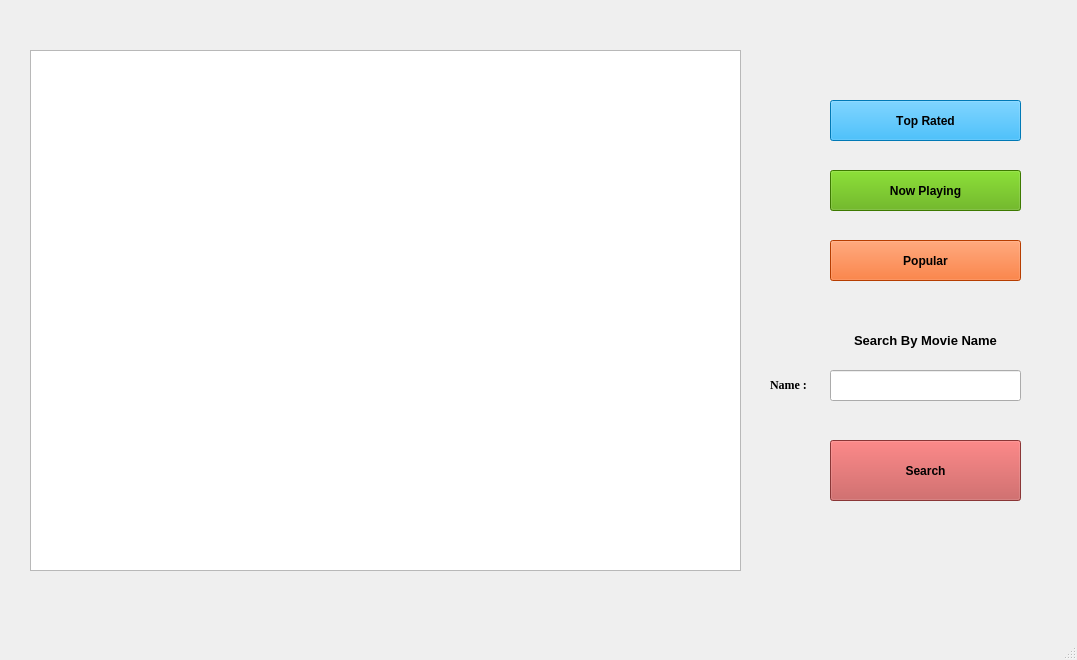
<?xml version="1.0" encoding="UTF-8"?>
<ui version="4.0">
 <class>mainWindow</class>
 <widget class="QMainWindow" name="mainWindow">
  <property name="geometry">
   <rect>
    <x>0</x>
    <y>0</y>
    <width>1077</width>
    <height>660</height>
   </rect>
  </property>
  <property name="windowTitle">
   <string>Movies From themoviedb</string>
  </property>
  <property name="toolButtonStyle">
   <enum>Qt::ToolButtonIconOnly</enum>
  </property>
  <widget class="QWidget" name="centralwidget">
   <widget class="QTableWidget" name="tableMovies">
    <property name="geometry">
     <rect>
      <x>30</x>
      <y>50</y>
      <width>711</width>
      <height>521</height>
     </rect>
    </property>
   </widget>
   <widget class="QPushButton" name="btnTopRated">
    <property name="geometry">
     <rect>
      <x>830</x>
      <y>100</y>
      <width>191</width>
      <height>41</height>
     </rect>
    </property>
    <property name="font">
     <font>
      <pointsize>9</pointsize>
      <weight>75</weight>
      <bold>true</bold>
      <kerning>false</kerning>
     </font>
    </property>
    <property name="styleSheet">
     <string notr="true">background-color: rgb(0, 170, 255);</string>
    </property>
    <property name="text">
     <string>Top Rated</string>
    </property>
   </widget>
   <widget class="QPushButton" name="btnNowPlaying">
    <property name="geometry">
     <rect>
      <x>830</x>
      <y>170</y>
      <width>191</width>
      <height>41</height>
     </rect>
    </property>
    <property name="font">
     <font>
      <pointsize>9</pointsize>
      <weight>75</weight>
      <bold>true</bold>
      <kerning>false</kerning>
     </font>
    </property>
    <property name="styleSheet">
     <string notr="true">background-color: rgb(85, 170, 0);</string>
    </property>
    <property name="text">
     <string>Now Playing</string>
    </property>
   </widget>
   <widget class="QPushButton" name="btnComingSoon">
    <property name="geometry">
     <rect>
      <x>830</x>
      <y>240</y>
      <width>191</width>
      <height>41</height>
     </rect>
    </property>
    <property name="font">
     <font>
      <pointsize>9</pointsize>
      <weight>75</weight>
      <bold>true</bold>
      <kerning>false</kerning>
     </font>
    </property>
    <property name="styleSheet">
     <string notr="true">background-color: rgb(255, 85, 0);</string>
    </property>
    <property name="text">
     <string>Popular</string>
    </property>
   </widget>
   <widget class="QLabel" name="label">
    <property name="geometry">
     <rect>
      <x>770</x>
      <y>370</y>
      <width>51</width>
      <height>30</height>
     </rect>
    </property>
    <property name="font">
     <font>
      <family>Times New Roman</family>
      <pointsize>9</pointsize>
      <weight>75</weight>
      <bold>true</bold>
     </font>
    </property>
    <property name="text">
     <string>Name :</string>
    </property>
   </widget>
   <widget class="QLineEdit" name="txtSearch">
    <property name="geometry">
     <rect>
      <x>830</x>
      <y>370</y>
      <width>191</width>
      <height>31</height>
     </rect>
    </property>
   </widget>
   <widget class="QLabel" name="label_2">
    <property name="geometry">
     <rect>
      <x>820</x>
      <y>330</y>
      <width>211</width>
      <height>20</height>
     </rect>
    </property>
    <property name="font">
     <font>
      <pointsize>10</pointsize>
      <weight>75</weight>
      <bold>true</bold>
     </font>
    </property>
    <property name="text">
     <string>Search By Movie Name</string>
    </property>
    <property name="alignment">
     <set>Qt::AlignCenter</set>
    </property>
   </widget>
   <widget class="QPushButton" name="btnSearch">
    <property name="geometry">
     <rect>
      <x>830</x>
      <y>440</y>
      <width>191</width>
      <height>61</height>
     </rect>
    </property>
    <property name="palette">
     <palette>
      <active>
       <colorrole role="Button">
        <brush brushstyle="SolidPattern">
         <color alpha="255">
          <red>193</red>
          <green>76</green>
          <blue>76</blue>
         </color>
        </brush>
       </colorrole>
       <colorrole role="ButtonText">
        <brush brushstyle="SolidPattern">
         <color alpha="255">
          <red>0</red>
          <green>0</green>
          <blue>0</blue>
         </color>
        </brush>
       </colorrole>
       <colorrole role="Base">
        <brush brushstyle="SolidPattern">
         <color alpha="255">
          <red>193</red>
          <green>76</green>
          <blue>76</blue>
         </color>
        </brush>
       </colorrole>
       <colorrole role="Window">
        <brush brushstyle="SolidPattern">
         <color alpha="255">
          <red>193</red>
          <green>76</green>
          <blue>76</blue>
         </color>
        </brush>
       </colorrole>
       <colorrole role="AlternateBase">
        <brush brushstyle="SolidPattern">
         <color alpha="255">
          <red>170</red>
          <green>255</green>
          <blue>255</blue>
         </color>
        </brush>
       </colorrole>
      </active>
      <inactive>
       <colorrole role="Button">
        <brush brushstyle="SolidPattern">
         <color alpha="255">
          <red>193</red>
          <green>76</green>
          <blue>76</blue>
         </color>
        </brush>
       </colorrole>
       <colorrole role="ButtonText">
        <brush brushstyle="SolidPattern">
         <color alpha="255">
          <red>0</red>
          <green>0</green>
          <blue>0</blue>
         </color>
        </brush>
       </colorrole>
       <colorrole role="Base">
        <brush brushstyle="SolidPattern">
         <color alpha="255">
          <red>193</red>
          <green>76</green>
          <blue>76</blue>
         </color>
        </brush>
       </colorrole>
       <colorrole role="Window">
        <brush brushstyle="SolidPattern">
         <color alpha="255">
          <red>193</red>
          <green>76</green>
          <blue>76</blue>
         </color>
        </brush>
       </colorrole>
       <colorrole role="AlternateBase">
        <brush brushstyle="SolidPattern">
         <color alpha="255">
          <red>170</red>
          <green>255</green>
          <blue>255</blue>
         </color>
        </brush>
       </colorrole>
      </inactive>
      <disabled>
       <colorrole role="Button">
        <brush brushstyle="SolidPattern">
         <color alpha="255">
          <red>193</red>
          <green>76</green>
          <blue>76</blue>
         </color>
        </brush>
       </colorrole>
       <colorrole role="ButtonText">
        <brush brushstyle="SolidPattern">
         <color alpha="255">
          <red>0</red>
          <green>170</green>
          <blue>127</blue>
         </color>
        </brush>
       </colorrole>
       <colorrole role="Base">
        <brush brushstyle="SolidPattern">
         <color alpha="255">
          <red>193</red>
          <green>76</green>
          <blue>76</blue>
         </color>
        </brush>
       </colorrole>
       <colorrole role="Window">
        <brush brushstyle="SolidPattern">
         <color alpha="255">
          <red>193</red>
          <green>76</green>
          <blue>76</blue>
         </color>
        </brush>
       </colorrole>
       <colorrole role="AlternateBase">
        <brush brushstyle="SolidPattern">
         <color alpha="255">
          <red>170</red>
          <green>255</green>
          <blue>255</blue>
         </color>
        </brush>
       </colorrole>
      </disabled>
     </palette>
    </property>
    <property name="font">
     <font>
      <pointsize>9</pointsize>
      <weight>75</weight>
      <bold>true</bold>
      <kerning>false</kerning>
     </font>
    </property>
    <property name="autoFillBackground">
     <bool>false</bool>
    </property>
    <property name="styleSheet">
     <string notr="true">background-color: rgb(193, 76, 76);</string>
    </property>
    <property name="text">
     <string>Search</string>
    </property>
    <property name="icon">
     <iconset>
      <normalon>imgs/search.png</normalon>
     </iconset>
    </property>
   </widget>
  </widget>
  <widget class="QMenuBar" name="menubar">
   <property name="geometry">
    <rect>
     <x>0</x>
     <y>0</y>
     <width>1077</width>
     <height>26</height>
    </rect>
   </property>
  </widget>
  <widget class="QStatusBar" name="statusbar"/>
 </widget>
 <resources/>
 <connections/>
</ui>
